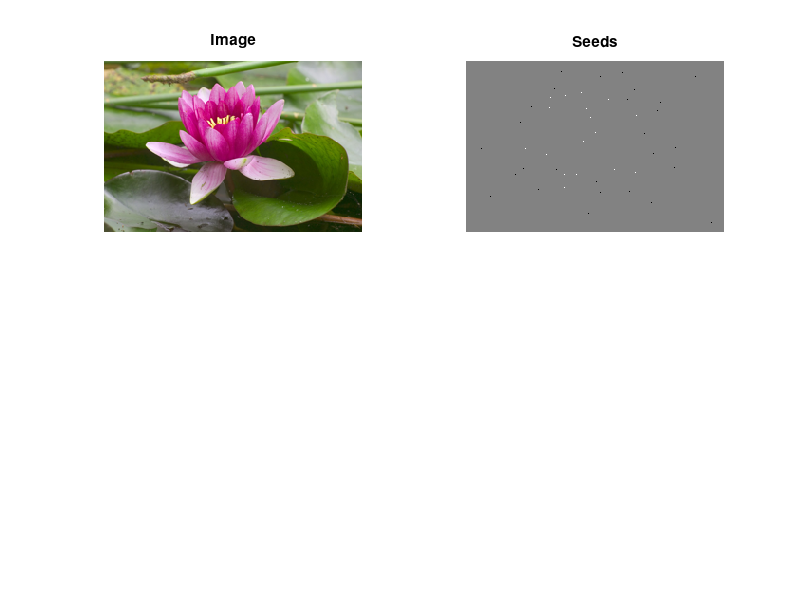

Source code (MATLAB): (Note: this script raises an error after producing the figure.)
%-- Tests growcut.m

load test_data

subplot(2,2,1), imshow(img); title('Image');
subplot(2,2,2), imshow(labels,[]); title('Seeds');

[labels_out, strengths] = growcut(img,labels);
labels_out = medfilt2(labels_out,[9,9]);

subplot(2,2,3), imshow(img);
hold on;
contour(labels_out,[0 0],'g','linewidth',4);
contour(labels_out,[0 0],'k','linewidth',2);
hold off;
title('Output');

subplot(2,2,4), imshow(labels_out);
title('Binary Output');
